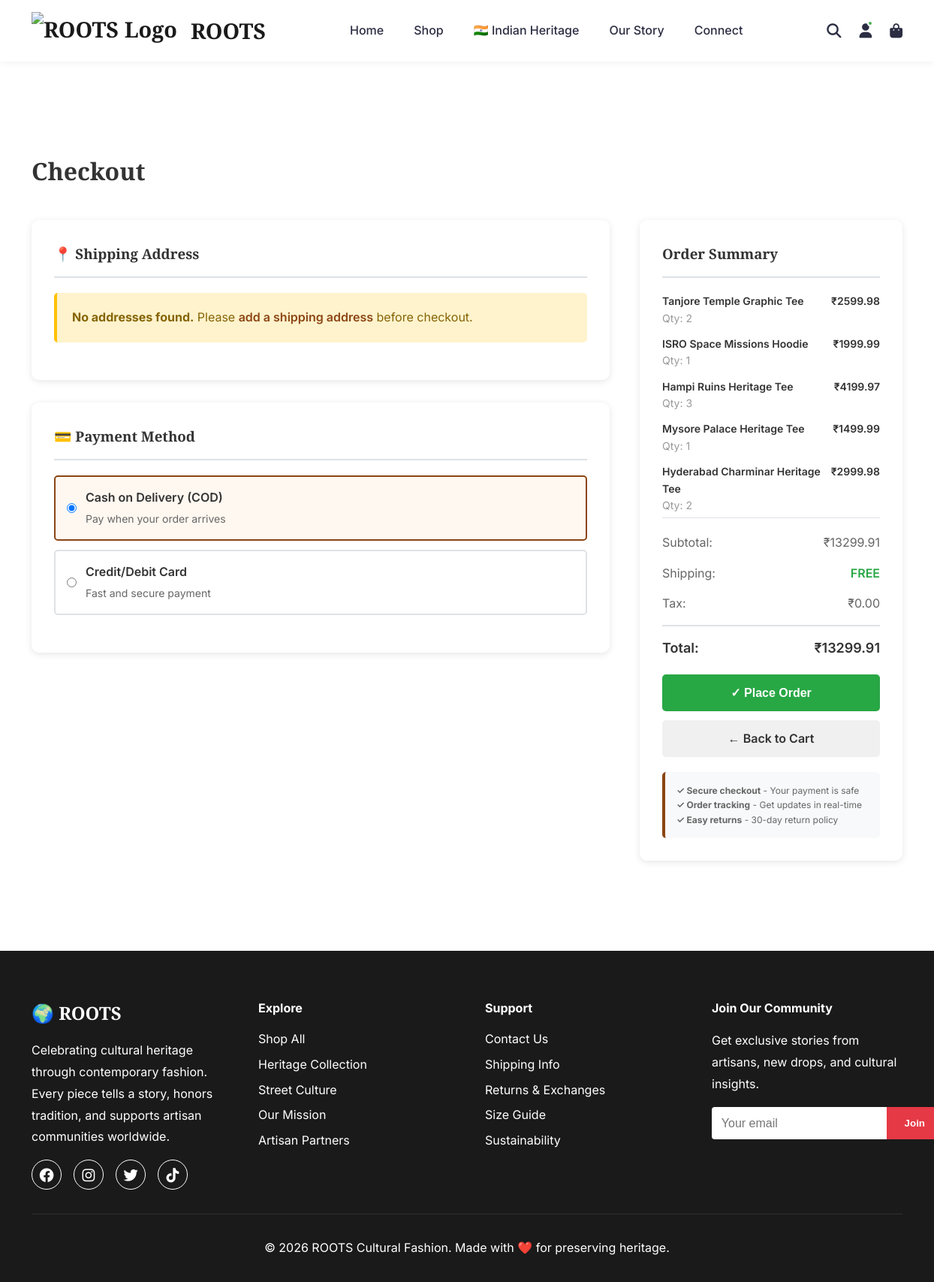
Screenshot of /cart/checkout (signed in) with the database file from the repository.
### models/__init__.py (models this page shows, shortened)
class CartItem(db.Model):
    __tablename__ = 'cart_items'
    id = db.Column(db.Integer, primary_key=True)
    cart_id = db.Column(db.Integer, db.ForeignKey('carts.id'), nullable=False)
    product_id = db.Column(db.Integer, nullable=False)
    product_name = db.Column(db.String(200), nullable=False)
    product_image = db.Column(db.String(500))
    price = db.Column(db.Float, nullable=False)
    quantity = db.Column(db.Integer, nullable=False, default=1)
    size = db.Column(db.String(10), default='M')
    created_at = db.Column(db.DateTime, default=lambda: datetime.now(timezone.utc))
    def get_subtotal(self) -> float:
        return self.price * self.quantity

### controllers/cart_controller.py (the view)
@cart_bp.route('/checkout')
@login_required
def checkout():
    cart = cart_service.get_user_cart(session['user_id'])
    if not cart.items.count():
        flash('Your cart is empty', 'warning')
        return redirect(url_for('shop'))
    addresses = AddressRepository.find_by_user(session['user_id'])
    return render_template('cart/checkout.html', cart=cart, addresses=addresses)

### app.py (called while the page is built)
@app.after_request
def add_cache_headers(response):
    if request.path.startswith('/static/'):
        response.cache_control.max_age = 2592000
        response.cache_control.public = True
    elif request.endpoint in ['home', 'shop', 'about', 'contact', 'indian_heritage', 'design_gallery']:
        response.cache_control.max_age = 3600
        response.cache_control.public = True
    return response

@app.before_request
def redirect_to_custom_domain():
    if env == 'production':
        if 'indian-heritage-fashion.onrender.com' in request.url:
            new_url = request.url.replace('indian-heritage-fashion.onrender.com', 'www.rootsfashion.in')
            return redirect(new_url, code=301)

@app.context_processor
def inject_now():
    return {'now': datetime.now(timezone.utc)}

@app.context_processor
def inject_user():
    try:
        user_info = {
            'is_authenticated': 'user_id' in session,
            'is_admin': 'admin_id' in session,
            'username': session.get('username') or session.get('admin_username'),
            'user_id': session.get('user_id'),
            'admin_id': session.get('admin_id')
        }
    except RuntimeError:
        user_info = {
            'is_authenticated': False,
            'is_admin': False,
            'username': None,
            'user_id': None,
            'admin_id': None
        }
    return {'current_user': user_info}

### models/__init__.py (called while the page is built)
    def get_total(self) -> float:
        return sum(item.get_subtotal() for item in self.items)

### repositories/__init__.py (called while the page is built)
    @staticmethod
    def find_by_user(user_id: int) -> List[Address]:
        return Address.query.filter_by(user_id=user_id).all()

    @staticmethod
    def find_or_create_by_user(user_id: int) -> Cart:
        cart = Cart.query.filter_by(user_id=user_id).first()
        if not cart:
            cart = Cart(user_id=user_id)
            db.session.add(cart)
            db.session.commit()
        return cart

### services/__init__.py (called while the page is built)
    def get_user_cart(self, user_id: int) -> Cart:
        return self.cart_repo.find_or_create_by_user(user_id)

### templates/cart/checkout.html (shortened to what this page needs)
{% extends "base.html" %}
{% block content %}
<div class="container" style="max-width: 1200px; margin: 80px auto; padding: 40px 20px;">
    <h1 style="margin-bottom: 40px; color: #333;">Checkout</h1>
    <form method="POST" action="{{ url_for('cart.process_checkout') }}" style="display: grid; grid-template-columns: 1fr 350px; gap: 40px;">
        <div>
            <div style="background: white; padding: 30px; border-radius: 10px; margin-bottom: 30px; box-shadow: 0 2px 10px rgba(0,0,0,0.1);">
                <h3 style="margin-top: 0; margin-bottom: 20px; color: #333; border-bottom: 2px solid #dee2e6; padding-bottom: 15px;">
                    📍 Shipping Address
                </h3>
                {% if addresses %}
                    <div style="margin-bottom: 20px;">
                        <p style="color: #666; margin-bottom: 15px; font-size: 14px;">Select an address or <a href="{{ url_for('user.add_address') }}" style="color: #8B4513; text-decoration: none; font-weight: 600;">add a new one</a></p>
                        <div style="display: grid; gap: 12px;">
                            {% for address in addresses %}
                            <label style="display: flex; align-items: flex-start; padding: 15px; border: 2px solid #dee2e6; border-radius: 5px; cursor: pointer; transition: all 0.2s;">
                                <input type="radio" name="address_id" value="{{ address.id }}" required
                                       {% if loop.first %}checked{% endif %}
                                       style="margin-top: 4px; margin-right: 12px; cursor: pointer;">
                                <div>
                                    <h4 style="margin: 0 0 5px 0; color: #333;">{{ address.full_name }}</h4>
                                    <p style="margin: 5px 0; color: #666; font-size: 14px;">
                                        {{ address.address_line1 }}
                                        {% if address.address_line2 %}, {{ address.address_line2 }}{% endif %}
                                    </p>
                                    <p style="margin: 5px 0; color: #666; font-size: 14px;">
                                        {{ address.city }}, {{ address.state }} {{ address.postal_code }}
                                    </p>
                                    <p style="margin: 5px 0; color: #666; font-size: 14px;">
                                        Phone: {{ address.phone }}
                                    </p>
                                    {% if address.is_default %}
                                    <span style="display: inline-block; margin-top: 8px; padding: 3px 8px; background: #28a745; color: white; border-radius: 3px; font-size: 12px; font-weight: 600;">Default</span>
                                    {% endif %}
                                </div>
                            </label>
                            {% endfor %}
                        </div>
                    </div>
                {% else %}
                    <div style="padding: 20px; background: #fff3cd; border-radius: 5px; margin-bottom: 20px; border-left: 4px solid #ffc107;">
                        <p style="margin: 0; color: #856404;">
                            <strong>No addresses found.</strong> Please <a href="{{ url_for('user.add_address') }}" style="color: #8B4513; font-weight: 600; text-decoration: none;">add a shipping address</a> before checkout.
                        </p>
                    </div>
                {% endif %}
            </div>
            <div style="background: white; padding: 30px; border-radius: 10px; box-shadow: 0 2px 10px rgba(0,0,0,0.1);">
                <h3 style="margin-top: 0; margin-bottom: 20px; color: #333; border-bottom: 2px solid #dee2e6; padding-bottom: 15px;">
                    💳 Payment Method
                </h3>
                <div style="margin-bottom: 20px;">
                    <label style="display: flex; align-items: center; padding: 15px; border: 2px solid #dee2e6; border-radius: 5px; cursor: pointer; margin-bottom: 12px; transition: all 0.2s;">
                        <input type="radio" name="payment_method" value="cod" required checked
                               style="margin-right: 12px; cursor: pointer;">
                        <div>
                            <h4 style="margin: 0; color: #333; font-weight: 600;">Cash on Delivery (COD)</h4>
                            <p style="margin: 5px 0 0 0; color: #666; font-size: 14px;">Pay when your order arrives</p>
                        </div>
                    </label>
                    <label style="display: flex; align-items: center; padding: 15px; border: 2px solid #dee2e6; border-radius: 5px; cursor: pointer; transition: all 0.2s;" onclick="toggleCardFields()">
                        <input type="radio" name="payment_method" value="card"
                               style="margin-right: 12px; cursor: pointer;">
                        <div>
                            <h4 style="margin: 0; color: #333; font-weight: 600;">Credit/Debit Card</h4>
                            <p style="margin: 5px 0 0 0; color: #666; font-size: 14px;">Fast and secure payment</p>
                        </div>
                    </label>
                </div>
            </div>
        </div>
        <div>
            <div style="background: white; padding: 30px; border-radius: 10px; box-shadow: 0 2px 10px rgba(0,0,0,0.1); position: sticky; top: 100px;">
                <h3 style="margin-top: 0; margin-bottom: 20px; color: #333; border-bottom: 2px solid #dee2e6; padding-bottom: 15px;">Order Summary</h3>
                <div style="margin-bottom: 20px; max-height: 300px; overflow-y: auto; border-bottom: 1px solid #dee2e6; padding-bottom: 15px;">
                    {% for item in cart.items %}
                    <div style="display: flex; justify-content: space-between; margin-bottom: 12px; font-size: 14px;">
                        <div style="color: #666;">
                            <div style="font-weight: 600; color: #333;">{{ item.product_name }}</div>
                            <div style="color: #999;">Qty: {{ item.quantity }}</div>
                        </div>
                        <div style="font-weight: 600; color: #333;">₹{{ "%.2f"|format(item.get_subtotal()) }}</div>
                    </div>
                    {% endfor %}
                </div>
                <div style="margin-bottom: 15px; display: flex; justify-content: space-between; color: #666;">
                    <span>Subtotal:</span>
                    <span>₹{{ "%.2f"|format(cart.get_total()) }}</span>
                </div>
                <div style="margin-bottom: 15px; display: flex; justify-content: space-between; color: #666;">
                    <span>Shipping:</span>
                    <span style="color: #28a745; font-weight: 600;">FREE</span>
                </div>
                <div style="margin-bottom: 15px; display: flex; justify-content: space-between; color: #666;">
                    <span>Tax:</span>
                    <span>₹0.00</span>
                </div>
                <div style="margin-bottom: 20px; padding-top: 15px; border-top: 2px solid #dee2e6; display: flex; justify-content: space-between; font-size: 18px; font-weight: 600; color: #333;">
                    <span>Total:</span>
                    <span>₹{{ "%.2f"|format(cart.get_total()) }}</span>
                </div>
                <button type="submit"
                        style="width: 100%; padding: 15px; background: #28a745; color: white; border: none; border-radius: 5px; font-weight: 600; font-size: 16px; cursor: pointer; transition: background 0.2s;">
                    ✓ Place Order
                </button>
                <a href="{{ url_for('cart.view_cart') }}"
                   style="display: block; text-align: center; margin-top: 12px; padding: 12px; background: #f0f0f0; color: #333; text-decoration: none; border-radius: 5px; font-weight: 600; transition: background 0.2s;">
                    ← Back to Cart
                </a>
                <div style="margin-top: 20px; padding: 15px; background: #f8f9fa; border-radius: 5px; border-left: 4px solid #8B4513;">
                    <p style="margin: 0; font-size: 12px; color: #666;">
                        <strong>✓ Secure checkout</strong> - Your payment is safe<br>
                        <strong>✓ Order tracking</strong> - Get updates in real-time<br>
                        <strong>✓ Easy returns</strong> - 30-day return policy
                    </p>
                </div>
            </div>
        </div>
    </form>
</div>
{% endblock %}

### static/css/style.css (style rules this page uses)
* { margin: 0; padding: 0; box-sizing: border-box; }
:root { --primary-color: #1a1a1a; --secondary-color: #e63946; --accent-color: #f4a261; --text-color: #2b2d42; --light-bg: #fefae0; --white: #ffffff; --gray: #8d99ae; --border-color: #edf2f4; }
body { font-family: 'Inter', 'Segoe UI', sans-serif; line-height: 1.6; color: var(--text-color); }
h1, h2, h3 { font-family: 'Playfair Display', serif; }
.container { max-width: 1200px; margin: 0 auto; padding: 0 20px; }

### templates/cart/checkout.html (style rules this page uses)
input[type="radio"]:checked + label, label:has(input[type="radio"]:checked) { border-color: #8B4513 !important; background: #fff8f0 !important; }

### rows the page displays
CartItem: product_name "Tanjore Temple Graphic Tee", quantity "2", get_subtotal "2599.98", get_total "13299.91"
CartItem: product_name "ISRO Space Missions Hoodie", quantity "1", get_subtotal "1999.99"
CartItem: product_name "Hampi Ruins Heritage Tee", quantity "3", get_subtotal "4199.97"
CartItem: product_name "Mysore Palace Heritage Tee", quantity "1", get_subtotal "1499.99"
CartItem: product_name "Hyderabad Charminar Heritage Tee", quantity "2", get_subtotal "2999.98"
